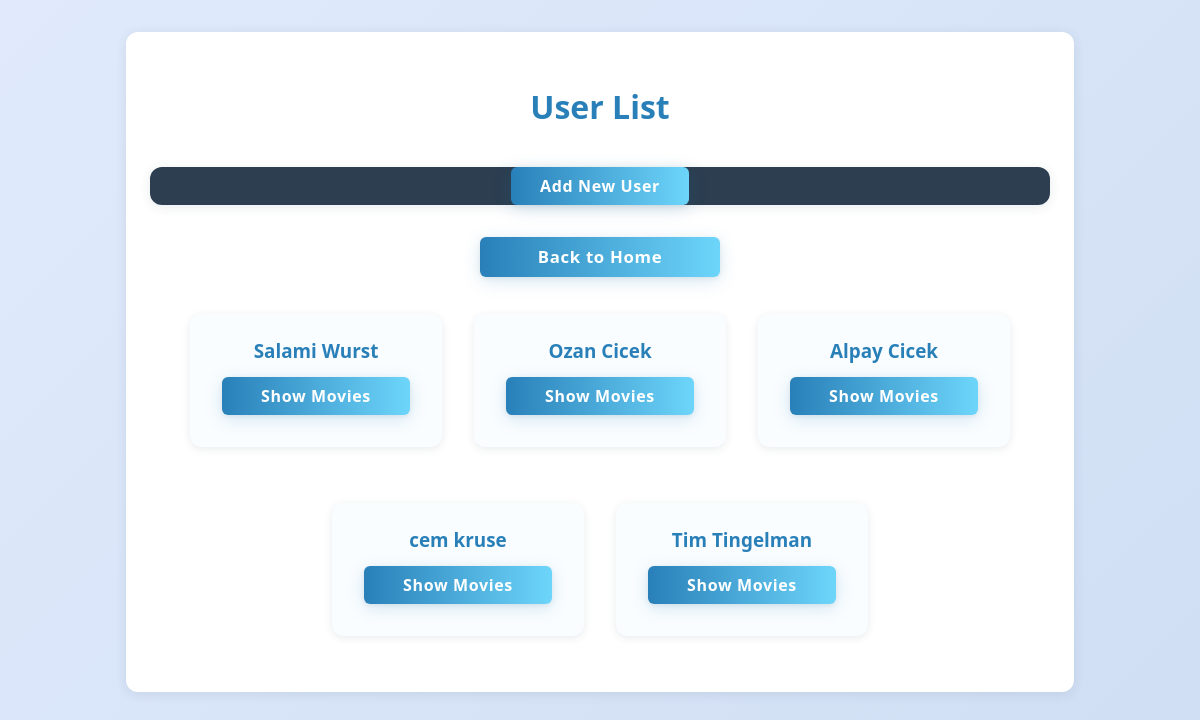
/users, run on an earlier commit of the app's database.
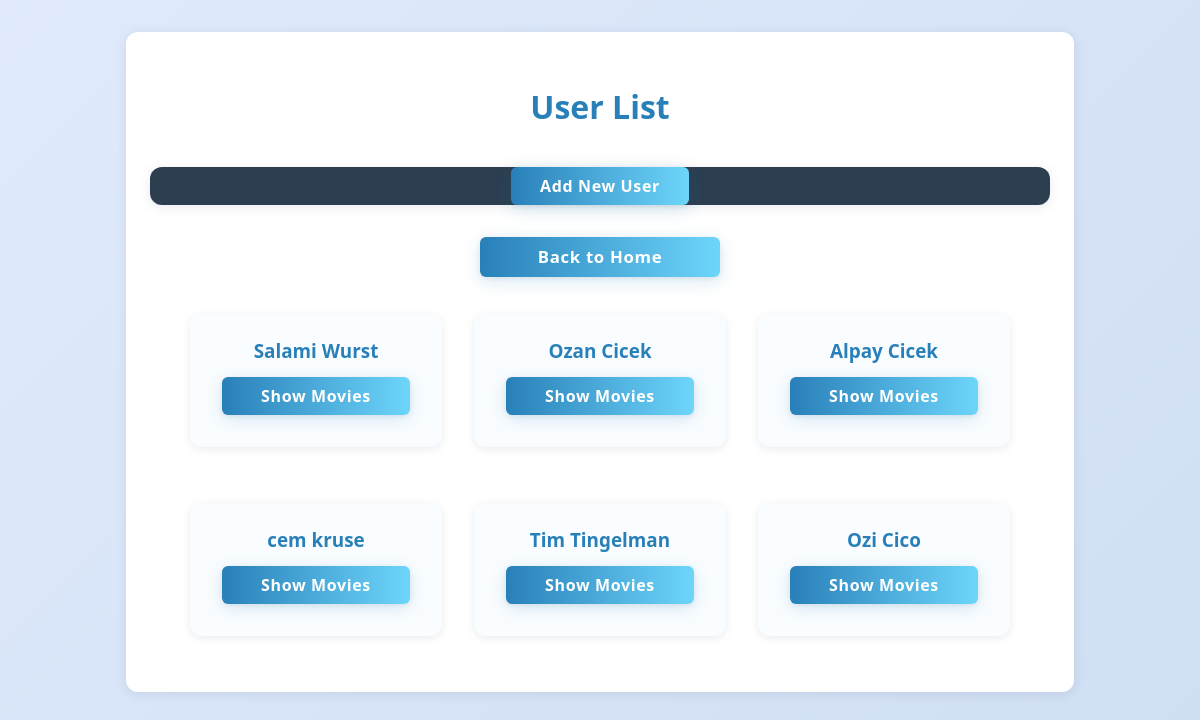
And on a later commit of the database.
### datamanager/models.py (models this page shows)
class User(Base):
    __tablename__ = 'users'
    id = Column(Integer, primary_key=True)
    name = Column(String, nullable=False, unique=True)
    movies = relationship(
        'Movie',
        back_populates='user',
        cascade='all, delete-orphan')
    reviews = relationship(
        'Review',
        back_populates='user',
        cascade='all, delete-orphan')

### app.py (the view)
@app.route('/users')
def list_users():
    users = data_manager.get_all_users()
    back_url = get_back_url(request, session, url_for('list_users'))
    return render_template('users.html', users=users, back_url=back_url)

### app.py (called while the page is built)
@app.before_request
def store_referrer():
    if request.method == 'GET' and not request.path.startswith('/static'):
        session['last_url'] = request.referrer if request.referrer else url_for(
            'home')

### datamanager/sqlite_data_manager.py (called while the page is built)
    def get_all_users(self):
        session = self.Session()
        users = session.query(User).all()
        session.close()
        return users

### utils.py (called while the page is built)
def get_back_url(request, session, default_url: str) -> str:
    return request.args.get('back') or session.get('last_url') or default_url

### templates/users.html (shortened to what this page needs)
<!DOCTYPE html>
<html lang="en">
<head>
    <link rel="stylesheet" href="{{ url_for('static', filename='style.css') }}">
</head>
<body>
    <div class="container" style="max-width: 900px; margin: 2em auto; background: #fff; border-radius: 12px; box-shadow: 0 2px 12px rgba(44,62,80,0.10); padding: 2em 1.5em; display: flex; flex-direction: column; align-items: center;">
        <h1 style="color: #2980b9; margin-bottom: 1.2em;">User List</h1>
        <nav style="display: flex; justify-content: center; align-items: center; width: 100%; margin-bottom: 2em; background: #2c3e50; border-radius: 12px; min-height: 100%; height: 100%; box-shadow: 0 2px 12px rgba(44,62,80,0.10); padding: 0;">
            <a href="{{ url_for('add_user') }}" class="btn-action movie-action" style="max-width: 180px; min-width: 140px; width: auto; margin: 0 auto; display: inline-block;">Add New User</a>
        </nav>
        <div style="text-align: center; width: 100%; margin-bottom: 2em;">
            <a href="/" class="btn-action" style="width: 100%; max-width: 180px; margin: 0 auto;">Back to Home</a>
        </div>
        {% if users %}
        <div style="display: flex; flex-wrap: wrap; justify-content: center; gap: 2em; width: 100%;">
            {% for user in users %}
                <div style="flex: 0 1 calc(25% - 2em); min-width: 220px; max-width: 260px; background: #fafdff; border-radius: 12px; box-shadow: 0 2px 8px rgba(44,62,80,0.10); padding: 1.5em 1em; display: flex; flex-direction: column; align-items: center; margin-bottom: 1.5em; transition: box-shadow 0.2s;">
                    <div style="font-size: 1.18em; font-weight: 700; color: #2980b9; margin-bottom: 0.7em; text-align: center; word-break: break-word;">{{ user.name }}</div>
                    <a href="{{ url_for('user_movies', user_id=user.id) }}" class="btn-action movie-action" style="width: 100%; max-width: 150px; margin-bottom: 0.5em;">Show Movies</a>
                </div>
            {% endfor %}
        </div>
        {% else %}
        <p>No users found.</p>
        {% endif %}
    </div>
</body>
</html>

What changed in the data, as far as the page shows it:
added User: name "Ozi Cico"
